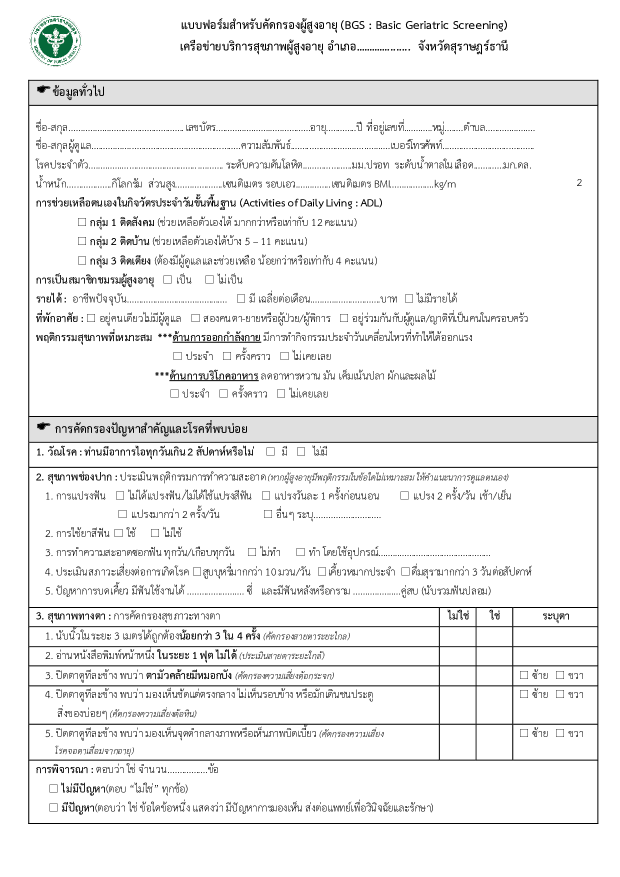
#> input picture template/page1.png, 1240 x 1753 px (shown at 1/2 size)
$ python ocr_form.py
#> lines starting #> are read from the running program, lines starting #| are printed output that depends on the picture
import cv2
import numpy as np
import pytesseract
import matplotlib.pyplot as plt
pytesseract.pytesseract.tesseract_cmd = r'/usr/local/Cellar/tesseract/5.0.1/bin/tesseract'

# [53 lines left out: functions cleanData, cleanData_num, readText, readText_num, not called in this run]


per = 25
pixelThreshold = 500

roi_1 = [[(712, 62), (822, 120), 'text', 'อำเภอ'],
        [(142, 222), (364, 268), 'text', 'name'],
        [(436, 228), (606, 260), 'number', 'id'],
        [(660, 230), (700, 262), 'number', 'age'],
        [(814, 228), (856, 260), 'text', 'number_house'],
        [(896, 238), (916, 262), 'number', 'หมู่'],
        [(978, 228), (1068, 274), 'text', 'ตำบล'],
        [(192, 270), (462, 308), 'text', 'คนดูแล'],
        [(592, 268), (770, 304), 'text', 'status'],
        [(894, 270), (1088, 302), 'number', 'tel'],
        [(186, 310), (428, 342), 'text', 'โรคประจำตัว'],
        [(610, 308), (692, 338), 'number', 'ความดัน'],
        [(950, 306), (994, 336), 'number', 'sugar'],
        [(138, 346), (206, 374), 'number', 'weight'],
        [(356, 348), (432, 374), 'number', 'height'],
        [(592, 346), (650, 372), 'number', 'waist'],
        [(790, 346), (854, 372), 'number', 'bmi'],
        [(158, 438), (170, 454), 'box', 'group_1'],
        [(156, 478), (170, 492), 'box', 'group_2'],
        [(158, 516), (168, 532), 'box', 'group_3'],
        [(330, 556), (342, 570), 'box', 'club_Y'],
        [(412, 552), (422, 566), 'box', 'club_N'],
        [(262, 580), (440, 614), 'text', 'อาชีพ'],
        [(476, 594), (486, 602), 'box', 'salary_Y'],
        [(630, 566), (744, 604), 'number', 'salary'],
        [(812, 594), (822, 602), 'box', 'salary_N'],
        [(178, 630), (186, 642), 'box', 'live_1'],
        [(384, 628), (394, 640), 'box', 'live_2'],
        [(684, 630), (692, 640), 'box', 'live_3'],
        [(350, 706), (360, 716), 'box', 'exercise_1'],
        [(450, 706), (458, 718), 'box', 'exercise_2'],
        [(564, 710), (576, 718), 'box', 'exercise_3'],
        [(340, 782), (352, 790), 'box', 'eat_1'],
        [(440, 782), (450, 790), 'box', 'eat_2'],
        [(558, 782), (566, 792), 'box', 'eat_3'],
        [(534, 898), (544, 910), 'box', 'cough_Y'],
        [(596, 898), (606, 908), 'box', 'cough_N'],
        [(232, 984), (244, 996), 'box', 'brush_1'],
        [(524, 984), (536, 994), 'box', 'brush_2'],
        [(802, 984), (814, 998), 'box', 'brush_3'],
        [(238, 1022), (250, 1032), 'box', 'brush_4'],
        [(528, 1022), (542, 1032), 'box', 'brush_5'],
        [(630, 1004), (790, 1056), 'text', 'brush_6'],
        [(230, 1062), (240, 1070), 'box', 'teethpatse_Y'],
        [(306, 1062), (316, 1070), 'box', 'teethpatse_N'],
        [(498, 1098), (508, 1110), 'box', 'brushteeth_N'],
        [(594, 1098), (604, 1106), 'box', 'brushteeth_Y'],
        [(764, 1064), (972, 1120), 'text', 'tools'],
        [(386, 1138), (396, 1146), 'box', 'risk_1'],
        [(636, 1138), (648, 1148), 'box', 'risk_2'],
        [(804, 1138), (816, 1148), 'box', 'risk_3'],
        [(382, 1160), (472, 1188), 'number', 'num_teeth'],
        [(710, 1156), (780, 1190), 'number', 'num_teeth_2'],
        [(884, 1262), (950, 1290), 'box', 'eye1_N'],
        [(960, 1262), (1024, 1296), 'box', 'eye1_Y'],
        [(1036, 1260), (1190, 1296), 'text', 'eye1_t'],
        [(884, 1300), (944, 1328), 'box', 'eye2_N'],
        [(960, 1302), (1018, 1328), 'box', 'eye2_Y'],
        [(1036, 1302), (1190, 1326), 'text', 'eye2_t'],
        [(886, 1342), (948, 1370), 'box', 'eye3_N'],
        [(960, 1342), (1020, 1370), 'box', 'eye3_Y'],
        [(1042, 1344), (1052, 1352), 'box', 'eye3_L'],
        [(1114, 1346), (1124, 1356), 'box', 'eye3_R'],
        [(884, 1382), (942, 1442), 'box', 'eye4_N'],
        [(956, 1380), (1022, 1448), 'box', 'eye4_Y'],
        [(1042, 1382), (1052, 1394), 'box', 'eye4_L'],
        [(1114, 1384), (1126, 1394), 'box', 'eye4_R'],
        [(890, 1462), (938, 1504), 'box', 'eye5_N'],
        [(960, 1458), (1018, 1516), 'box', 'eye5_Y'],
        [(1042, 1462), (1052, 1472), 'box', 'eye5_L'],
        [(1112, 1462), (1124, 1468), 'box', 'eye5_R'],
        [(336, 1524), (400, 1546), 'text', 'consider'],
        [(102, 1572), (112, 1584), 'box', 'NoProblem'],
        [(102, 1612), (114, 1618), 'box', 'Problem']]

roi_2 = [[(796, 134), (840, 158), 'box', 'ซึม_1_N'],
         [(858, 134), (900, 160), 'box', 'ซึม_1_Y'],
         [(794, 174), (850, 222), 'box', 'ซึม_2_N'],
         [(856, 178), (902, 220), 'box', 'ซึม_2_Y'],
         [(926, 100), (932, 110), 'box', 'ซึม_ปกติ'],
         [(924, 138), (936, 150), 'box', 'ซึม_เสี่ยง'],
         [(100, 274), (110, 282), 'box', 'เข่า_ปกติ'],
         [(102, 308), (110, 320), 'box', 'เข่า_เสี่ยง'],
         [(532, 386), (582, 420), 'number', 'ล้มนาที'],
         [(628, 392), (666, 422), 'number', 'ล้มวินาที'],
         [(98, 446), (108, 452), 'box', 'ล้ม1'],
         [(242, 446), (252, 452), 'box', 'ล้ม2'],
         [(548, 440), (562, 448), 'box', 'ล้ม3'],
         [(98, 482), (110, 492), 'box', 'ล้ม4'],
         [(694, 690), (812, 714), 'box', 'brain1_1'],
         [(830, 688), (946, 716), 'box', 'brain1_2'],
         [(956, 686), (1080, 716), 'box', 'brain1_3'],
         [(1092, 686), (1190, 712), 'box', 'brain1_4'],
         [(698, 726), (814, 752), 'box', 'brain2_1'],
         [(824, 724), (948, 756), 'box', 'brain2_2'],
         [(958, 724), (1076, 750), 'box', 'brain2_3'],
         [(1090, 726), (1190, 752), 'box', 'brain2_4'],
         [(696, 766), (818, 788), 'box', 'brain3_1'],
         [(828, 766), (948, 792), 'box', 'brain3_2'],
         [(958, 766), (1076, 788), 'box', 'brain3_3'],
         [(1088, 764), (1188, 790), 'box', 'brain3_4'],
         [(694, 804), (818, 832), 'box', 'brain4_1'],
         [(828, 806), (948, 834), 'box', 'brain4_2'],
         [(958, 804), (1080, 832), 'box', 'brain4_3'],
         [(1094, 806), (1188, 826), 'box', 'brain4_4'],
         [(694, 840), (816, 868), 'box', 'brain5_1'],
         [(830, 842), (944, 866), 'box', 'brain5_2'],
         [(958, 840), (1076, 868), 'box', 'brain5_3'],
         [(1092, 842), (1184, 866), 'box', 'brain5_4'],
         [(696, 882), (818, 910), 'box', 'brain6_1'],
         [(826, 882), (946, 908), 'box', 'brain6_2'],
         [(960, 882), (1078, 910), 'box', 'brain6_3'],
         [(1090, 882), (1190, 908), 'box', 'brain6_4'],
         [(694, 922), (816, 946), 'box', 'brain7_1'],
         [(830, 922), (946, 946), 'box', 'brain7_2'],
         [(958, 920), (1082, 950), 'box', 'brain7_3'],
         [(1094, 922), (1190, 946), 'box', 'brain7_4'],
         [(696, 960), (812, 984), 'box', 'brain8_1'],
         [(830, 962), (946, 986), 'box', 'brain8_2'],
         [(956, 960), (1078, 986), 'box', 'brain8_3'],
         [(1092, 962), (1188, 982), 'box', 'brain8_4'],
         [(696, 998), (816, 1028), 'box', 'brain9_1'],
         [(828, 1000), (946, 1026), 'box', 'brain9_2'],
         [(960, 1000), (1078, 1026), 'box', 'brain9_3'],
         [(1092, 1002), (1186, 1022), 'box', 'brain9_4'],
         [(696, 1042), (818, 1070), 'box', 'brain10_1'],
         [(830, 1042), (946, 1066), 'box', 'brain10_2'],
         [(958, 1040), (1076, 1064), 'box', 'brain10_3'],
         [(1092, 1042), (1188, 1062), 'box', 'brain10_4'],
         [(696, 1080), (810, 1142), 'box', 'brain11_1'],
         [(828, 1082), (944, 1134), 'box', 'brain11_2'],
         [(962, 1080), (1074, 1142), 'box', 'brain11_3'],
         [(1090, 1082), (1188, 1140), 'box', 'brain11_4'],
         [(696, 1162), (812, 1218), 'box', 'brain12_1'],
         [(828, 1156), (948, 1216), 'box', 'brain12_2'],
         [(960, 1158), (1078, 1216), 'box', 'brain12_3'],
         [(1092, 1158), (1186, 1218), 'box', 'brain12_4'],
         [(696, 1234), (814, 1328), 'box', 'brain13_1'],
         [(828, 1236), (942, 1330), 'box', 'brain13_2'],
         [(956, 1234), (1082, 1332), 'box', 'brain13_3'],
         [(1090, 1234), (1188, 1330), 'box', 'brain13_4'],
         [(694, 1348), (818, 1378), 'box', 'brain14_1'],
         [(830, 1350), (944, 1372), 'box', 'brain14_2'],
         [(958, 1350), (1074, 1372), 'box', 'brain14_3'],
         [(1090, 1350), (1188, 1374), 'box', 'brain14_14'],
         [(108, 1414), (164, 1436), 'text', 'score'],
         [(344, 1394), (354, 1402), 'box', 'กลุ่มปกติ'],
         [(578, 1392), (584, 1400), 'box', 'กลุ่มสงสัย'],
         [(576, 1428), (586, 1436), 'box', 'กลุ่มไม่ปกติ']]

roi_3 = [[(444, 60), (848, 120), 'text', 'time'],
         [(452, 132), (828, 168), 'text', 'where'],
         [(968, 244), (980, 258), 'box', 'food1_Y'],
         [(1102, 244), (1112, 258), 'box', 'food1_N'],
         [(970, 290), (982, 300), 'box', 'food2_Y'],
         [(1100, 288), (1112, 300), 'box', 'food2_N'],
         [(364, 428), (376, 438), 'box', 'hear1'],
         [(560, 430), (578, 440), 'box', 'hear2'],
         [(716, 424), (730, 438), 'box', 'hear3'],
         [(1014, 430), (1026, 438), 'box', 'hear4'],
         [(924, 518), (942, 530), 'box', 'ปัสสาวะ1'],
         [(1022, 518), (1032, 530), 'box', 'ปัสสาวะ2'],
         [(806, 574), (1062, 632), 'text', 'editor'],
         [(812, 630), (870, 662), 'text', 'day'],
         [(906, 638), (1052, 676), 'text', 'month'],
         [(1094, 630), (1192, 666), 'text', 'year']]
#template
imgQ1 = cv2.imread('template/page1.png')
#> imgQ1 is the input picture: shape (1753, 1240, 3); mean B, G, R 239.7, 239.7, 239.6
imgQ2 = cv2.imread('template/page2.png')
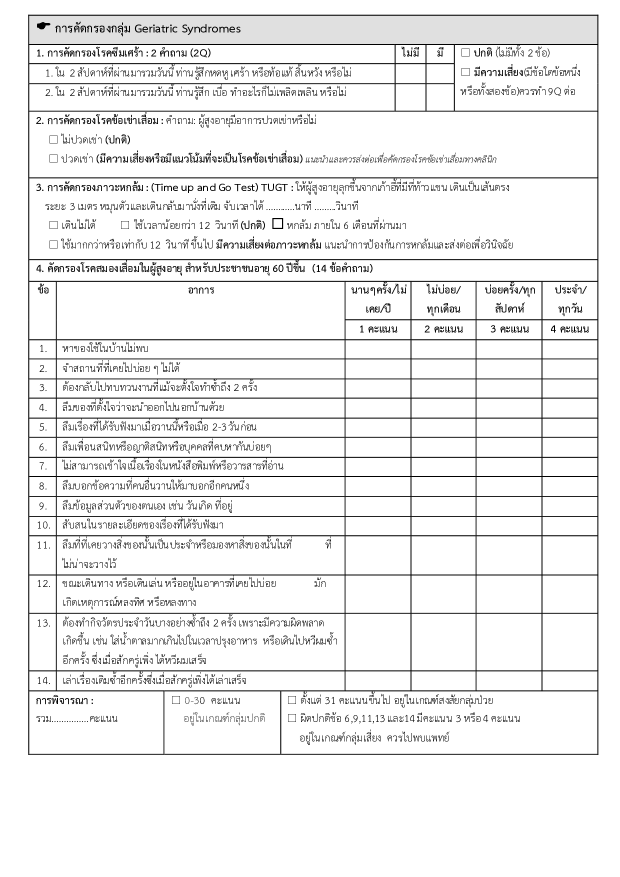
#> input picture template/page2.png, 1240 x 1753 px (shown at 1/2 size)
#> imgQ2 is the input picture: shape (1753, 1240, 3); min 0, max 255, mean 238.6
imgQ3 = cv2.imread('template/page3.png')
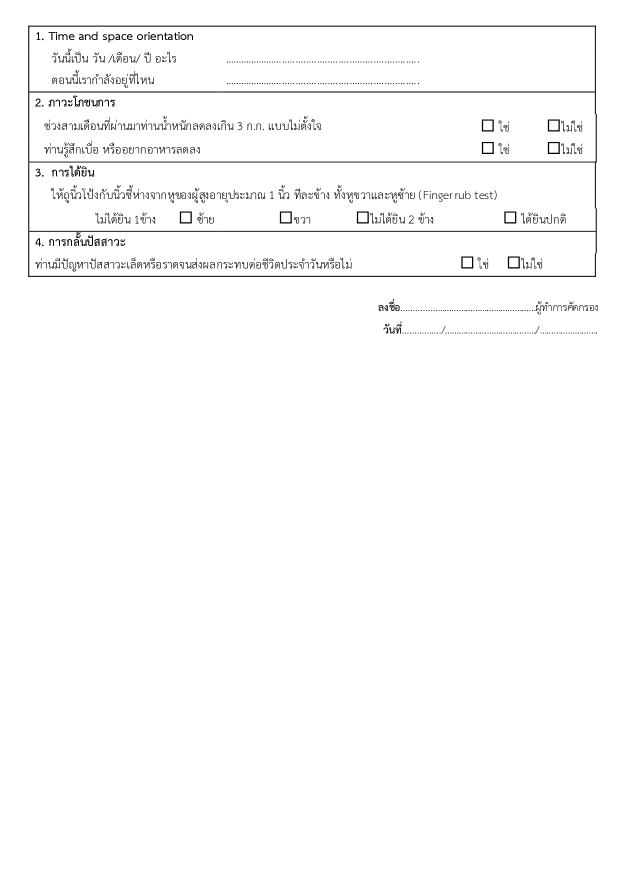
#> input picture template/page3.png, 1240 x 1753 px (shown at 1/2 size)
#> imgQ3 is the input picture: shape (1753, 1240, 3); min 0, max 255, mean 251

#input
imgI1 = cv2.imread('form_test/test1.png')
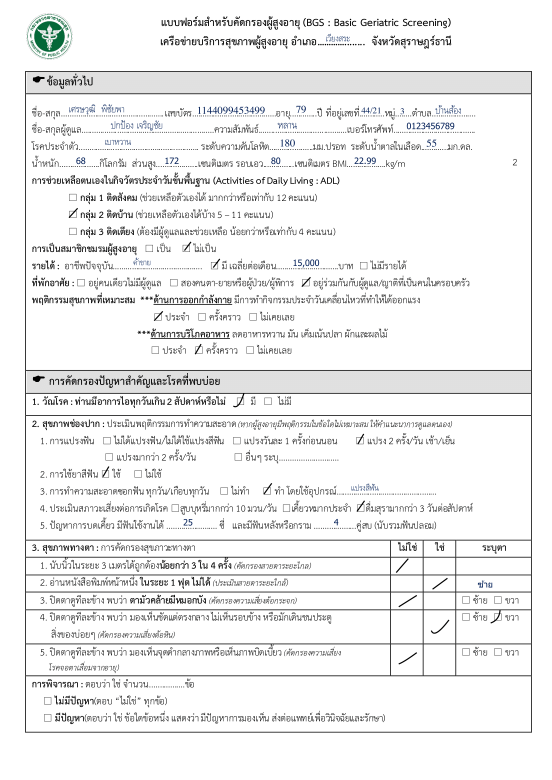
#> input picture form_test/test1.png, 1654 x 2338 px (shown at 1/3 size)
#> imgI1 is the input picture: shape (2338, 1654, 3); mean B, G, R 239.5, 239.4, 239.2
imgI2 = cv2.imread('form_test/test2.png')
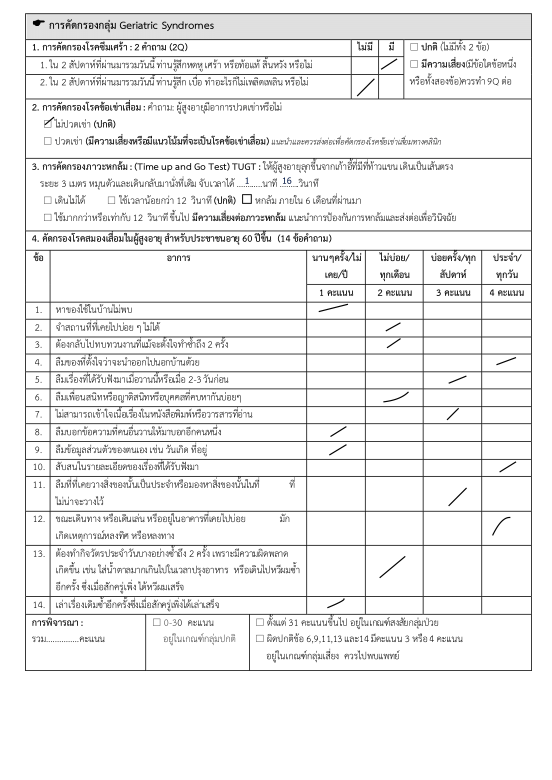
#> input picture form_test/test2.png, 1654 x 2338 px (shown at 1/3 size)
#> imgI2 is the input picture: shape (2338, 1654, 3); mean B, G, R 239, 239, 239
imgI3 = cv2.imread('form_test/test3.png')
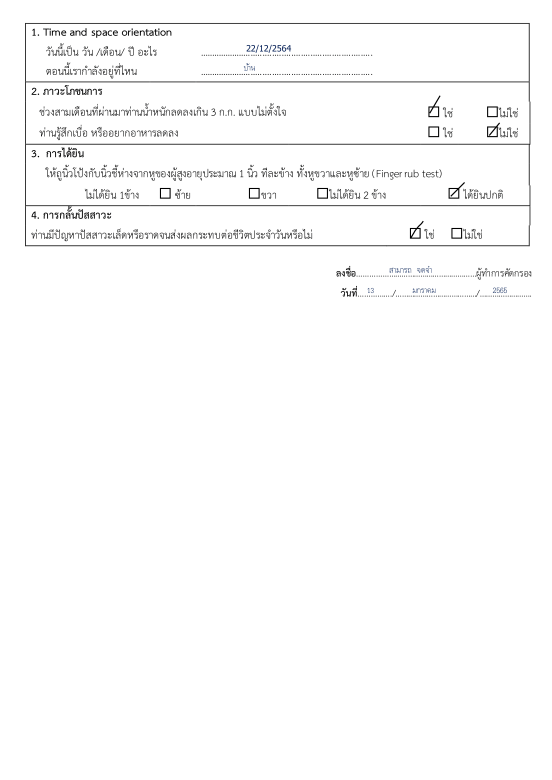
#> input picture form_test/test3.png, 1654 x 2338 px (shown at 1/3 size)
#> imgI3 is the input picture: shape (2338, 1654, 3); mean B, G, R 251, 251, 251

h, w, c = imgQ1.shape
#> h = 1753; w = 1240; c = 3

orb = cv2.ORB_create(5000)
kp1, des1 = orb.detectAndCompute(imgQ1, None)
#> kp1 = 5082 keypoints; strongest (x, y, size): (713, 53, 31), (821, 53, 31), (694, 52, 31), (756, 52, 31)
kp2, des2 = orb.detectAndCompute(imgQ2, None)
#> kp2 = 5073 keypoints; strongest (x, y, size): (849, 91, 31), (854, 91, 31), (1086, 1152, 31), (1081, 1152, 31)
kp3, des3 = orb.detectAndCompute(imgQ3, None)
#> kp3 = 5000 keypoints; strongest (x, y, size): (341, 76, 31), (236, 76, 31), (163, 76, 31), (234, 76, 31)

kp1_i, des1_i = orb.detectAndCompute(imgI1, None)
#> kp1_i = 5001 keypoints; strongest (x, y, size): (624, 53, 31), (1176, 131, 31), (244, 2109, 31), (215, 2160, 31)
kp2_i, des2_i = orb.detectAndCompute(imgI2, None)
#> kp2_i = 5004 keypoints; strongest (x, y, size): (653, 721, 31), (791, 721, 31), (308, 147, 31), (625, 721, 31)
kp3_i, des3_i = orb.detectAndCompute(imgI3, None)
#> kp3_i = 5000 keypoints; strongest (x, y, size): (237, 456, 31), (217, 641, 31), (256, 281, 31), (201, 652, 31)

bf=cv2.cv2.BFMatcher(cv2.NORM_HAMMING)
matches_1 = bf.match(des1_i,des1)
#> matches_1 = 5001 matches
#> (the run stopped early here; a loop or call above may not have finished)
